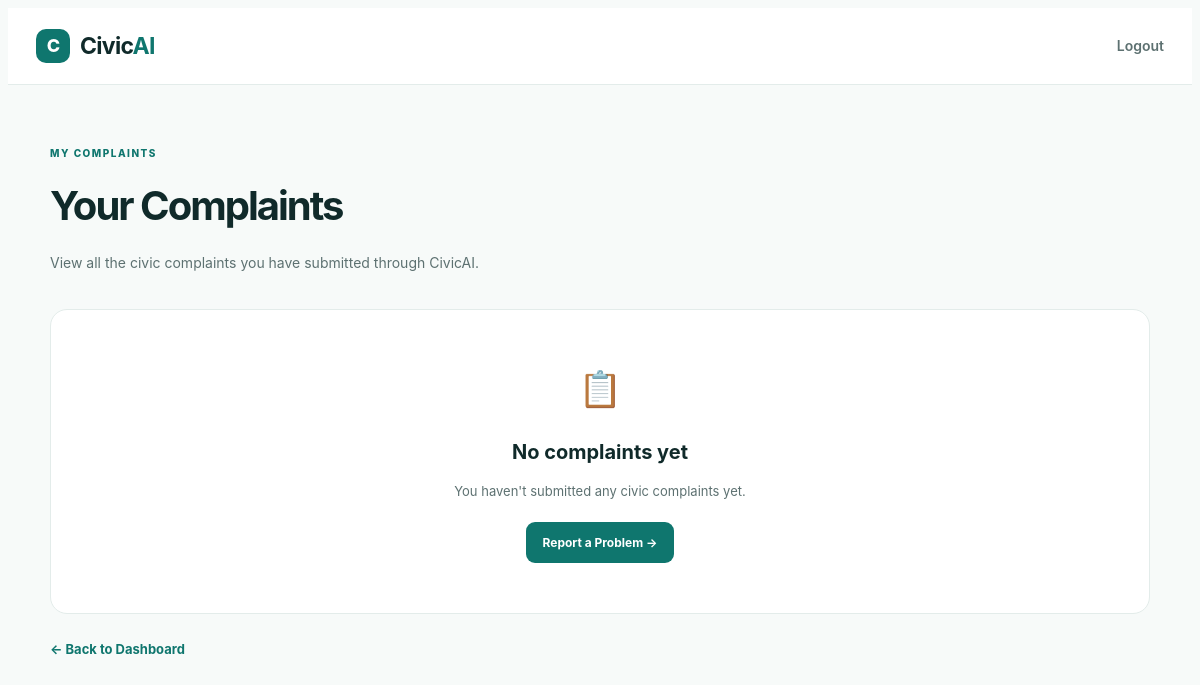
Before: /my-complaints (signed in) with the older database file.
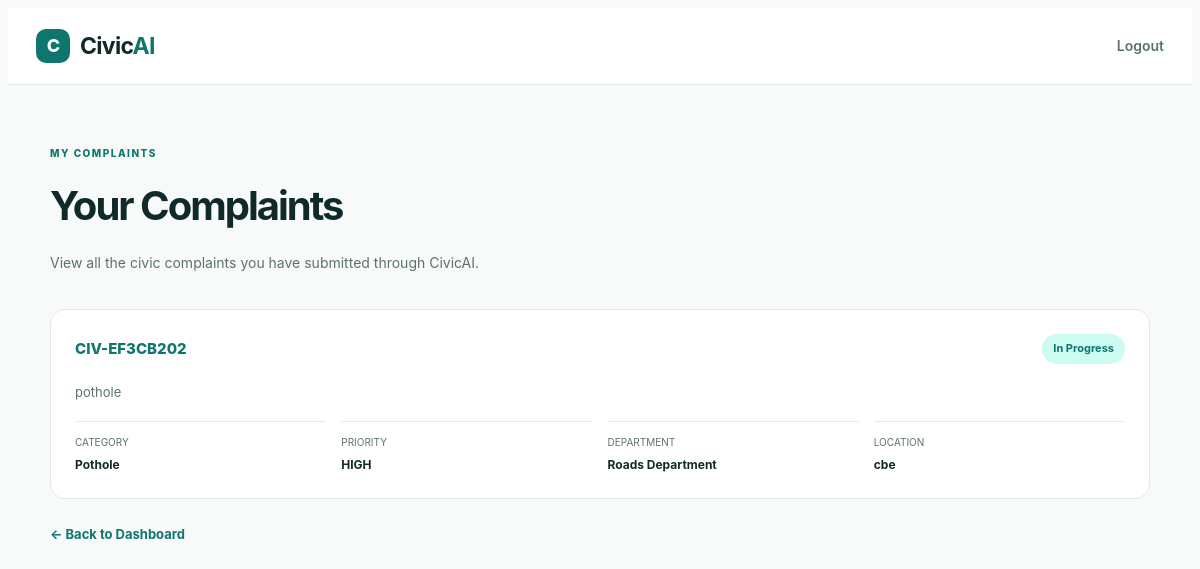
After: the same page with the newer database file.
### tables this page shows
CREATE TABLE complaints (

            id INTEGER PRIMARY KEY AUTOINCREMENT,

            complaint_id TEXT UNIQUE,

            citizen_name TEXT,

            phone TEXT,

            description TEXT,

            category TEXT,

            priority TEXT,

            department TEXT,

            location TEXT,

            status TEXT,

            source TEXT,

            created_at TEXT,

            sla_deadline TEXT,

            ai_confidence REAL,

            image_path TEXT

        );

### app.py (the view)
@app.route("/my-complaints")
def my_complaints():
    if "user_id" not in session:
        return redirect(url_for("login"))
    connection = get_db_connection()
    complaints = connection.execute(
        """
        SELECT *
        FROM complaints
        WHERE citizen_name = ?
        ORDER BY id DESC
        """,
        (session["name"],)
    ).fetchall()
    connection.close()
    complaint_list = []
    now = datetime.now()
    for complaint in complaints:
        complaint = dict(complaint)
        sla_status = "No SLA"
        if complaint.get("sla_deadline"):
            try:
                deadline = datetime.fromisoformat(
                    complaint["sla_deadline"]
                )
                if complaint["status"] == "Resolved":
                    sla_status = "Resolved"
                elif now > deadline:
                    sla_status = "Overdue"
                else:
                    sla_status = "Within SLA"
            except ValueError:
                sla_status = "No SLA"
        complaint["sla_status"] = sla_status
        complaint_list.append(complaint)
    return render_template(
        "my_complaints.html",
        complaints=complaint_list
    )

### app.py (called while the page is built)
def get_db_connection():
    connection = sqlite3.connect(DATABASE)
    connection.row_factory = sqlite3.Row
    return connection

### templates/my_complaints.html (shortened to what this page needs)
<!DOCTYPE html>
<html lang="en">
<head>
    <link rel="stylesheet"
          href="{{ url_for('static', filename='css/style.css') }}">
</head>
<body>
<header class="navbar">
    <div class="nav-container">
        <a href="/user-dashboard" class="logo">
            <div class="logo-icon">
                C
            </div>
            <span>
                Civic<span class="logo-ai">AI</span>
            </span>
        </a>
        <div class="nav-actions">
            <a href="/logout" class="track-link">
                Logout
            </a>
        </div>
    </div>
</header>
<main class="complaints-page">
    <div class="complaints-container">
        <section class="complaints-header">
            <div class="section-label">
                MY COMPLAINTS
            </div>
            <h1>
                Your Complaints
            </h1>
            <p>
                View all the civic complaints you have submitted
                through CivicAI.
            </p>
        </section>
        {% if complaints %}
            <div class="complaints-list">
                {% for complaint in complaints %}
                    <div class="complaint-card">
                        <div class="complaint-top">
                            <div class="complaint-id">
                                {{ complaint["complaint_id"] }}
                            </div>
                            <div class="status">
                                {{ complaint["status"] }}
                            </div>
                        </div>
                        <div class="complaint-description">
                            {{ complaint["description"] }}
                        </div>
                        <div class="complaint-details">
                            <div class="detail-item">
                                <div class="detail-label">
                                    CATEGORY
                                </div>
                                <div class="detail-value">
                                    {{ complaint["category"] }}
                                </div>
                            </div>
                            <div class="detail-item">
                                <div class="detail-label">
                                    PRIORITY
                                </div>
                                <div class="detail-value">
                                    {{ complaint["priority"] }}
                                </div>
                            </div>
                            <div class="detail-item">
                                <div class="detail-label">
                                    DEPARTMENT
                                </div>
                                <div class="detail-value">
                                    {{ complaint["department"] }}
                                </div>
                            </div>
                            <div class="detail-item">
                                <div class="detail-label">
                                    LOCATION
                                </div>
                                <div class="detail-value">
                                    {{ complaint["location"] }}
                                </div>
                            </div>
                        </div>
                    </div>
                {% endfor %}
            </div>
        {% else %}
            <div class="empty-state">
                <div class="empty-icon">
                    📋
                </div>
                <h3>
                    No complaints yet
                </h3>
                <p>
                    You haven't submitted any civic complaints yet.
                </p>
                <a href="/report" class="report-button">
                    Report a Problem →
                </a>
            </div>
        {% endif %}
        <a href="/user-dashboard" class="back-link">
            ← Back to Dashboard
        </a>
    </div>
</main>
</body>
</html>

Changed rows visible on the page:
added complaints: complaint_id "CIV-EF3CB202", status "In Progress", description "pothole", category "Pothole", priority "HIGH", department "Roads Department", location "cbe"
Other visible differences:
text no longer shown: "📋 No complaints yet You haven't submitted any civic complaints yet. Report a Problem →"
